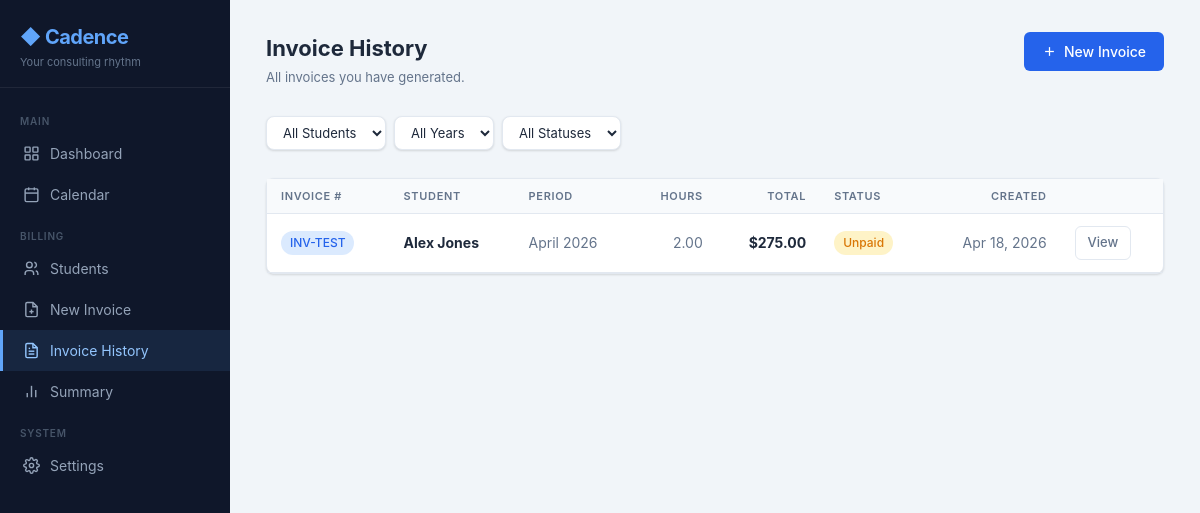
Page /invoices on the committed database.
### tables this page shows
CREATE TABLE invoices (
            id             INTEGER PRIMARY KEY AUTOINCREMENT,
            invoice_number TEXT NOT NULL UNIQUE,
            client_id      INTEGER NOT NULL,
            month          INTEGER NOT NULL,
            year           INTEGER NOT NULL,
            total_hours    REAL NOT NULL,
            total_amount   REAL NOT NULL,
            hourly_rate    REAL NOT NULL,
            pdf_path       TEXT,
            created_at     TIMESTAMP DEFAULT CURRENT_TIMESTAMP, paid INTEGER DEFAULT 0, paid_at TEXT,
            FOREIGN KEY (client_id) REFERENCES clients(id)
        );

CREATE TABLE clients (
            id         INTEGER PRIMARY KEY AUTOINCREMENT,
            name       TEXT NOT NULL,
            initials   TEXT NOT NULL,
            email      TEXT,
            phone      TEXT,
            created_at TIMESTAMP DEFAULT CURRENT_TIMESTAMP
        , school TEXT, grade TEXT, birthday TEXT, diagnosis TEXT, services TEXT, services_other TEXT, start_date TEXT, end_date TEXT, test_date TEXT, parent1_name TEXT, parent2_name TEXT, parent_address TEXT, parent_city TEXT, parent_state TEXT, parent_zip TEXT, intake_complete INTEGER DEFAULT 0, roi_complete INTEGER DEFAULT 0, notes TEXT, active INTEGER DEFAULT 1, hourly_rate REAL);

### app.py (the view)
@app.route('/invoices')
def invoices():
    all_inv = get_all_invoices()
    years   = sorted({i['year'] for i in all_inv}, reverse=True)
    clients = sorted({i['client_name'] for i in all_inv})
    return render_template('invoice_history.html', invoices=all_inv,
                           month_name=month_name, years=years, filter_clients=clients)

### app.py (called while the page is built)
@app.after_request
def _touch_activity(response):
    if not request.path.startswith('/static/'):
        global _last_activity
        with _last_activity_lock:
            _last_activity = time.monotonic()
    return response

@app.template_filter('friendly_date')
def friendly_date_filter(value):
    try:
        dt = datetime.strptime(str(value)[:10], '%Y-%m-%d')
        return f"{dt.strftime('%b')} {dt.day}, {dt.year}"
    except ValueError:
        return value

### database.py (called while the page is built)
def get_db():
    conn = sqlite3.connect(DB_PATH)
    conn.row_factory = sqlite3.Row
    conn.execute("PRAGMA foreign_keys = ON")
    return conn

def get_all_invoices():
    conn = get_db()
    rows = conn.execute('''
        SELECT i.*, c.name AS client_name
        FROM invoices i
        JOIN clients c ON c.id = i.client_id
        ORDER BY i.year DESC, i.month DESC, i.created_at DESC
    ''').fetchall()
    conn.close()
    return rows

def month_name(month_int, year_int):
    return f"{calendar.month_name[month_int]} {year_int}"

### templates/invoice_history.html (shortened to what this page needs)
{% extends "base.html" %}
{% block content %}
<div class="page-header">
  <div class="page-header-left">
    <h2>Invoice History</h2>
    <p>All invoices you have generated.</p>
  </div>
  <a href="{{ url_for('create_invoice') }}" class="btn btn-primary">
    <svg width="15" height="15" fill="none" stroke="currentColor" stroke-width="2" viewBox="0 0 24 24">
      <line x1="12" y1="5" x2="12" y2="19"/><line x1="5" y1="12" x2="19" y2="12"/>
    </svg>
    New Invoice
  </a>
</div>
{% if invoices %}
<div class="flex gap-2 mb-4" style="align-items:center; flex-wrap:wrap; position:sticky; top:0; z-index:10; background:var(--bg); padding:12px 0; margin-top:-12px">
  <select id="filter-client" class="filter-select">
    <option value="">All Students</option>
  </select>
  <select id="filter-year" class="filter-select">
    <option value="">All Years</option>
  </select>
  <select id="filter-status" class="filter-select">
    <option value="">All Statuses</option>
  </select>
</div>
{% endif %}
<div class="card" style="padding:0">
  {% if invoices %}
  <div class="table-wrap">
    <table>
      <thead>
        <tr>
          <th>Invoice #</th>
          <th>Student</th>
          <th>Period</th>
          <th class="text-right">Hours</th>
          <th class="text-right">Total</th>
          <th>Status</th>
          <th class="text-right">Created</th>
          <th></th>
        </tr>
      </thead>
      <tbody id="invoice-tbody">
        {% for inv in invoices %}
        <tr data-client="{{ inv.client_name }}"
            data-year="{{ inv.year }}"
            data-status="{{ 'paid' if inv.paid else 'unpaid' }}">
          <td><span class="badge badge-blue">{{ inv.invoice_number }}</span></td>
          <td class="font-bold">{{ inv.client_name }}</td>
          <td class="text-muted">{{ month_name(inv.month, inv.year) }}</td>
          <td class="text-right text-muted">{{ "%.2f"|format(inv.total_hours) }}</td>
          <td class="text-right font-bold">${{ "%.2f"|format(inv.total_amount) }}</td>
          <td>
            {% if inv.paid %}
            <span class="badge badge-green">Paid</span>
            {% else %}
            <span class="badge badge-warning">Unpaid</span>
            {% endif %}
          </td>
          <td class="text-right text-muted">{{ inv.created_at[:10]|friendly_date }}</td>
          <td>
            <a href="{{ url_for('invoice_detail', invoice_id=inv.id) }}"
               class="btn btn-ghost btn-sm">View</a>
          </td>
        </tr>
        {% endfor %}
      </tbody>
    </table>
  </div>
  {% endif %}
</div>
{% endblock %}

### static/css/style.css (style rules this page uses)
:root { --primary: #2563eb; --primary-dk: #1d4ed8; --primary-lt: #eff6ff; --bg: #f1f5f9; --card: #ffffff; --border: #e2e8f0; --text: #1e293b; --muted: #64748b; --success: #16a34a; --success-bg: #dcfce7; --danger: #dc2626; --danger-bg: #fee2e2; --warning: #d97706; --warning-bg: #fef3c7; --sidebar-w: 230px; --radius: 8px; --shadow: 0 1px 3px rgba(0,0,0,.08), 0 1px 2px rgba(0,0,0,.06); }
*, *::before, *::after { box-sizing: border-box; margin: 0; padding: 0; }
body { font-family: -apple-system, BlinkMacSystemFont, 'Segoe UI', Roboto, sans-serif; background: var(--bg); color: var(--text); display: flex; min-height: 100vh; font-size: 15px; line-height: 1.5; }
a { color: var(--primary); text-decoration: none; }
.page-header { display: flex; justify-content: space-between; align-items: flex-start; margin-bottom: 28px; }
.page-header-left h2 { font-size: 22px; font-weight: 700; color: var(--text); }
.page-header-left p { font-size: 13px; color: var(--muted); margin-top: 3px; }
.card { background: var(--card); border: 1px solid var(--border); border-radius: var(--radius); box-shadow: var(--shadow); padding: 24px; margin-bottom: 20px; }
.table-wrap { overflow-x: auto; }
table { width: 100%; border-collapse: collapse; }
thead th { background: #f8fafc; padding: 9px 14px; font-size: 11px; font-weight: 600; text-transform: uppercase; letter-spacing: .06em; color: var(--muted); text-align: left; border-bottom: 1px solid var(--border); white-space: nowrap; }
tbody td { padding: 12px 14px; font-size: 14px; border-bottom: 1px solid var(--border); vertical-align: middle; }
.text-right { text-align: right; }
input[type=text], input[type=email], input[type=number], input[type=tel], select, textarea { padding: 9px 12px; border: 1px solid var(--border); border-radius: 6px; font-size: 14px; color: var(--text); background: white; transition: border-color .15s, box-shadow .15s; width: 100%; font-family: inherit; }
.btn { display: inline-flex; align-items: center; justify-content: center; gap: 7px; padding: 9px 18px; border-radius: 6px; font-size: 14px; font-weight: 500; cursor: pointer; border: none; transition: all .15s; text-decoration: none; white-space: nowrap; font-family: inherit; }
.btn-primary { background: var(--primary); color: #fff; }
.btn-ghost, .btn-ghost-danger { background: transparent; color: var(--muted); border: 1px solid var(--border); }
.btn-sm { padding: 6px 12px; font-size: 13px; }
.badge { display: inline-block; padding: 3px 9px; border-radius: 20px; font-size: 12px; font-weight: 500; }
.badge-blue { background: #dbeafe; color: var(--primary); }
.badge-warning { background: var(--warning-bg); color: var(--warning); }
.flex { display: flex; }
.gap-2 { gap: 8px; }
.mb-4 { margin-bottom: 16px; }
.font-bold { font-weight: 700; }
.text-muted { color: var(--muted); }
.filter-select { padding: 7px 12px; border: 1px solid var(--border); border-radius: var(--radius); background: var(--card); color: var(--text); font-size: 13px; box-shadow: var(--shadow); cursor: pointer; width: auto; flex-shrink: 0; }

### rows in the picture
invoices: invoice_number "INV-TEST", client_name "Alex Jones", month+year "April 2026", total_hours "2.00", total_amount "275.00", paid "Unpaid", created_at "Apr 18, 2026"
